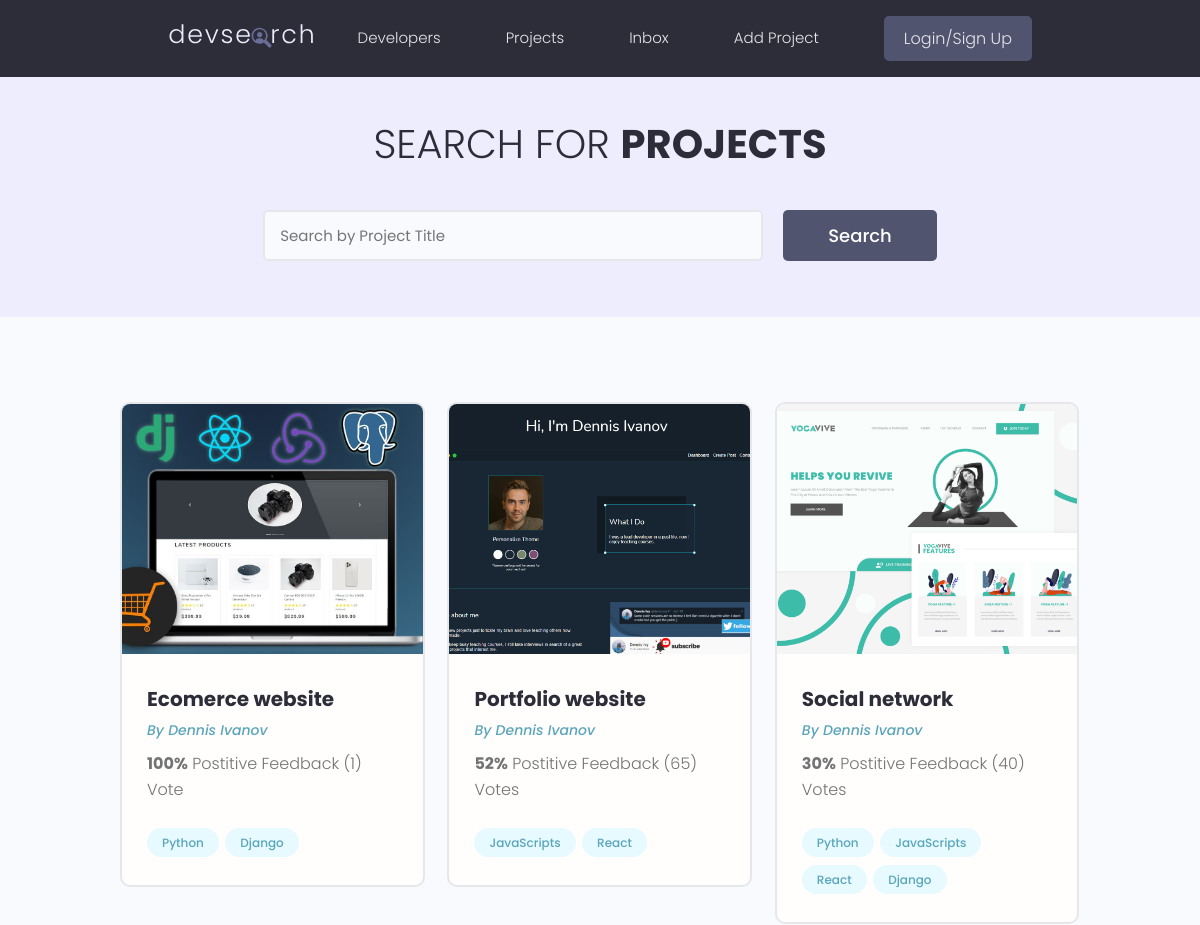
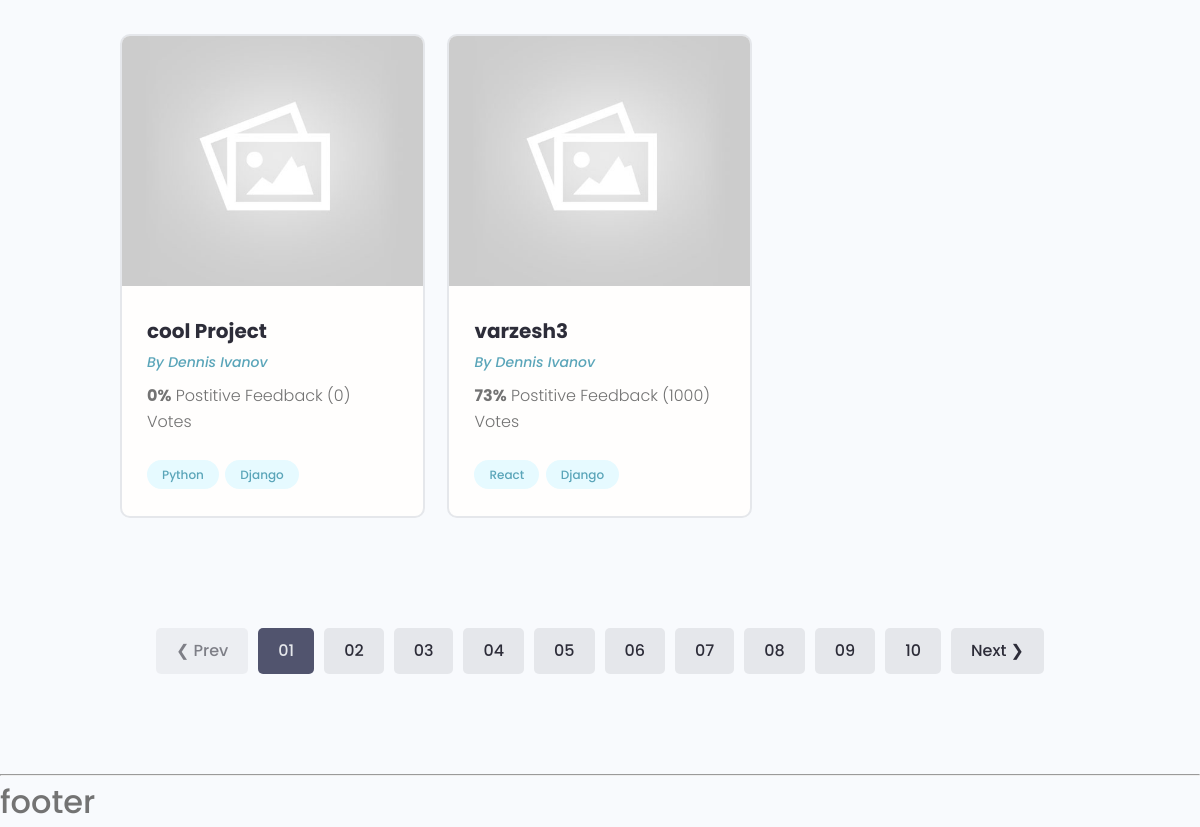
The page / on the database its author committed (2 pictures, top to bottom).
### blog/models.py (models this page shows, shortened)
class Project(models.Model):
    title = models.CharField(max_length=200)
    description = models.TextField(null=True, blank=True)
    featured_image = models.ImageField(null=True,blank=True,default='default.jpg')
    demo_link = models.CharField(max_length=2000, null=True, blank=True)
    source_link = models.CharField(max_length=2000, null=True, blank=True)
    tag = models.ManyToManyField('Tag', blank=True)
    vote_total = models.IntegerField(default=0,null=True,blank=True)
    vote_ratio = models.IntegerField(default=0,null=True,blank=True)
    created = models.DateTimeField(auto_now_add=True)
    id = models.UUIDField(
        default=uuid.uuid4, unique=True, primary_key=True, editable=False
    )

class Tag(models.Model):
    name = models.CharField(max_length=200)
    created = models.DateTimeField(auto_now_add=True)
    id = models.UUIDField(
        default=uuid.uuid4, unique=True, primary_key=True, editable=False
    )
    def __str__(self):
        return self.name

### blog/views.py (the view)
# urls.py: path('',views.projects, name='projects'),
def projects(request):
    projects = Project.objects.all()
    context = {'Projects': projects}
    return render(request, 'blog/projects.html', context)

### blog/templates/blog/projects.html (shortened to what this page needs)
{% extends 'main.html' %}
{% block content %}
<main class="projects">
    <section class="hero-section text-center">
      <div class="container container--narrow">
        <div class="hero-section__box">
          <h2>Search for <span>Projects</span></h2>
        </div>
        <div class="hero-section__search">
          <form class="form" action="#" method="get">
            <div class="form__field">
              <input class="input input--text" id="formInput#search" type="text" name="text"
                placeholder="Search by Project Title" />
            </div>
            <input class="btn btn--sub btn--lg" type="submit" value="Search" />
          </form>
        </div>
      </div>
    </section>
      <section class="projectsList">
        <div class="container">
          <div class="grid grid--three">
            {% for project in Projects %}
            <div class="column">
              <div class="card project">
                <a href="{% url 'project' project.id %}" class="project">
                  <img class="project__thumbnail" src="{{ project.featured_image.url }}" alt="project thumbnail" />
                  <div class="card__body">
                    <h3 class="project__title">{{project.title}}</h3>
                    <p><a class="project__author" href="{% url 'project' project.id %}">By Dennis Ivanov</a></p>
                    <p class="project--rating">
                      <span style="font-weight: bold;">{{project.vote_ratio}}%</span> Postitive
                      Feedback ({{project.vote_total}}) Vote{{project.vote_total|pluralize:"s"}}
                    </p>
                    <div class="project__tags">
                        {% for tag in project.tag.all %}
                      <span class="tag tag--pill tag--main">
                        <small>{{tag}}</small>
                      </span>
                       {% endfor %}
                    </div>
                  </div>
                </a>
              </div>
            </div>
            {% endfor %}
          </div>
        </div>
      </section>
      <div class="pagination">
        <ul class="container">
          <li><a href="#" class="btn btn--disabled">&#10094; Prev</a></li>
          <li><a href="#" class="btn btn--sub">01</a></li>
          <li><a href="#" class="btn">02</a></li>
          <li><a href="#" class="btn">03</a></li>
          <li><a href="#" class="btn">04</a></li>
          <li><a href="#" class="btn">05</a></li>
          <li><a href="#" class="btn">06</a></li>
          <li><a href="#" class="btn">07</a></li>
          <li><a href="#" class="btn">08</a></li>
          <li><a href="#" class="btn">09</a></li>
          <li><a href="#" class="btn">10</a></li>
          <li><a href="#" class="btn">Next &#10095;</a></li>
        </ul>
      </div>
    </main>
{% endblock %}

### templates/main.html (shortened to what this page needs)
<!DOCTYPE html>
{% load static %}
<html lang="en">
    <head>
        <link rel="stylesheet" href="https://cdn.iconmonstr.com/1.3.0/css/iconmonstr-iconic-font.min.css" />
        <link rel="stylesheet" href="{% static 'uikit/styles/uikit.css' %}" />
        <link rel="stylesheet" href="{% static 'styles/app.css' %}" />
      </head>
<body>
    {% include 'navbar.html' %}
    {% block content %}
    {% endblock %}
    {% include 'footer.html' %}
</body>
</html>

### templates/navbar.html (shortened to what this page needs)
{% load static %}
<header class="header">
    <div class="container container--narrow">
      <a href="/" class="header__logo">
        <img src="{% static 'images/logo.svg' %}" alt="DevSearch Logo" />
      </a>
      <nav class="header__nav">
        <ul class="header__menu">
          <li class="header__menuItem"><a href="#">Developers</a></li>
          <li class="header__menuItem"><a href="{% url 'projects' %}">Projects</a></li>
          <li class="header__menuItem"><a href="#">Inbox</a></li>
          <li class="header__menuItem"><a href="{% url 'create_project' %}">Add Project</a></li>
          <li class="header__menuItem"><a href="#" class="btn btn--sub">Login/Sign Up</a></li>
        </ul>
      </nav>
    </div>
  </header>

### templates/footer.html
<hr>
<h3>footer</h3>

### static/styles/app.css (style rules this page uses)
:root { --color-sub: #2d2d39; }
.btn--sub { background-color: var(--color-sub-light); }
.card { border: 2px solid var(--color-light); }
img { width: 100%; }
.header { position: sticky; z-index: 111; background-color: var(--color-sub); padding: 1.5rem 0; }
.header > .container { display: flex; justify-content: space-between; align-items: center; }
.header__logo > img { height: 3.8rem; }
.header__nav > ul { display: inline-flex; align-items: center; list-style: none; gap: 6.5rem; }
.header__menuItem > a { color: var(--color-light); font-weight: 300; }
.hero-section { height: 40vh; display: flex; align-items: center; background-color: var(--color-sub); }
.hero-section__box { margin-bottom: 4rem; }
.hero-section__box > h2, .hero-section__box > h2 > span { font-size: 4rem; color: var(--color-light); line-height: 1.3; text-transform: uppercase; }
.hero-section__box > h2 { font-weight: 300; }
.hero-section__box > h2 > span { font-weight: 700; }
.hero-section__search > .form { display: flex; align-items: center; justify-content: center; gap: 2rem; }
.hero-section__search > .form input.input--text { width: 50rem; }
.pagination { margin-top: 8rem; margin-bottom: 10rem; }
.pagination > ul { flex-wrap: wrap; list-style: none; display: flex; align-items: center; justify-content: center; gap: 1rem; }
.pagination .btn { color: var(--color-sub); }
.pagination .btn.btn--sub { color: var(--color-light); }
.project__author { font-size: 1.4rem; font-style: italic; }
.project--rating { margin-bottom: 1.6em; margin-top: .5em; }
.projects > .hero-section { background: var(--color-sub-lighter); height: 30vh; }
.projects .hero-section__box { margin-bottom: 2.5rem; }
.projects .hero-section__box > h2 { color: var(--color-sub); }
.projects .hero-section__box > h2 > span { font-weight: 700; color: var(--color-sub); }
.projectsList { margin-top: 8rem; }
.project__thumbnail { height: 25rem; object-fit: cover; object-position: top center; }
.project__title { font-size: 2rem; font-weight: 700; color: var(--color-sub); }

### static/uikit/styles/modules/_variables.css (style rules this page uses)
:root { --color-main: #5aa5b9; --color-main-light: #e6faff; --color-sub: #3f4156; --color-sub-light: #51546e; --color-sub-lighter: #ededfd; --color-text: #737373; --color-gray: #8b8b8b; --color-light: #e5e7eb; --color-light-gray: #767676; --color-bg: #f8fafd; --color-white: #fffefd; --color-white-light: #f3f3f3; --color-success: #359e64; --color-success-bg: #def8e8; --color-error: #fc4b0b; --color-error-bg: #fff2ee; --font-base: 'Poppins', arial, helvetica, 'Segoe UI', roboto, ubuntu, sans-serif; --font-monospace: 'Fira Code', 'Courier New', courier, monospace; --font-regular: 300; --font-medium: 500; --font-bold: 700; --generic-shadow: 1px 1px 5px #00000010; --generic-transition: all 0.3s ease-in-out; }

### static/uikit/styles/modules/_base.css (style rules this page uses)
* { margin: 0; padding: 0; box-sizing: border-box; text-rendering: optimizeLegibility; color: inherit; font-size: inherit; }
html { font-size: 50%; }
@media only screen and (min-width: 480px) { html { font-size: 56.25%; } }
@media only screen and (min-width: 1200px) { html { font-size: 62.5%; } }
body { line-height: 1.6; font-weight: 400; font-size: 1.5rem; color: var(--color-text); background-color: var(--color-bg); min-height: 100vh; }

### static/uikit/styles/modules/_typography.css (style rules this page uses)
* { font-family: var(--font-base); }
h2 { font-size: 3.6rem; font-weight: var(--font-bold); }
h3 { font-size: 3.2rem; font-weight: var(--font-medium); }
p, span, strong { font-size: 1.6rem; color: var(--color-text); font-weight: var(--font-regular); }
a { padding-bottom: 2px; text-decoration: none; display: inline-block; color: var(--color-main); font-weight: var(--font-medium); }

### static/uikit/styles/modules/_utilities.css (style rules this page uses)
.container { width: 92%; max-width: 165rem; margin: 0 auto; box-sizing: border-box; }
.container--narrow { width: 92%; max-width: 120rem; }
@media screen and (min-width: 1000px) { .container { width: 90%; } }
@media screen and (min-width: 1000px) { .container--narrow { width: 85%; } }
@media screen and (min-width: 1200px) { .container { width: 80%; } }
@media screen and (min-width: 1200px) { .container--narrow { width: 72%; } }
.text-center { text-align: center; }

### static/uikit/styles/modules/_card.css (style rules this page uses)
.card { border-radius: 1rem; background-color: var(--color-white); border: 1.5px solid var(--color-light); width: auto; height: auto; margin-top: 0.5rem; margin-bottom: 0.5rem; overflow: hidden; }
.card__body, .card__header { padding: 2rem 2.5rem; }

### rows shown on the page
Project: featured_image (picture), title "Ecomerce website", vote_ratio "100", vote_total "1"
Tag: name "Python"
Tag: name "Django"
Project: featured_image (picture), title "Portfolio website", vote_ratio "52", vote_total "65"
Tag: name "JavaScripts"
Tag: name "React"
Project: featured_image (picture), title "Social network", vote_ratio "30", vote_total "40"
Project: featured_image (placeholder picture), title "cool Project", vote_ratio "0", vote_total "0"
Project: featured_image (placeholder picture), title "varzesh3", vote_ratio "73", vote_total "1000"
